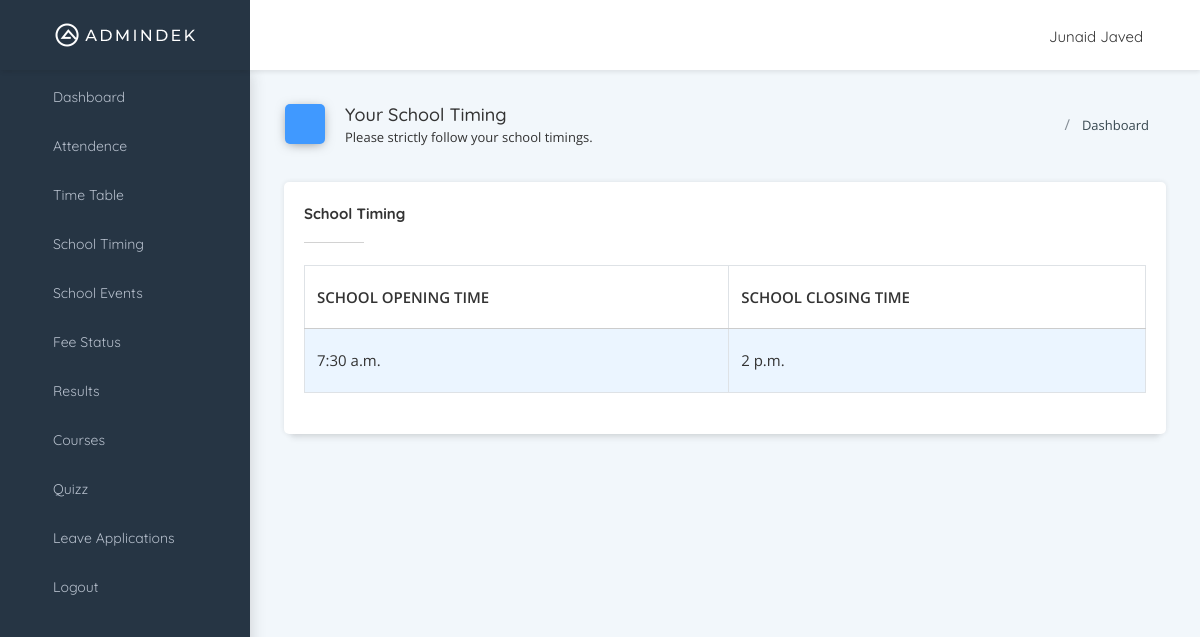
The app's page /school-timing/ (signed in) with its own data.
### users/models.py (models this page shows, shortened)
class User(AbstractBaseUser, PermissionsMixin):
    first_name = models.CharField(max_length=150)
    last_name = models.CharField(max_length=150)
    role = models.CharField(choices=ROLE_CHOICES,
                            max_length=15, default='Student')
    grade = models.ForeignKey(
        Grade, on_delete=models.SET_NULL, blank=True, null=True)
    created_date = models.DateTimeField(default=timezone.now)
    user_name = models.CharField(max_length=40, unique=True)
    email = models.EmailField(unique=True)
    is_staff = models.BooleanField(default=False)
    is_active = models.BooleanField(default=False)
    image = CloudinaryField('image', folder='avatars',
                            default=env('DEFAULT_AVATAR'))
    USERNAME_FIELD = 'user_name'
    REQUIRED_FIELDS = ['email', 'role', 'first_name', 'last_name', ]
    objects = CustomAccountManger()

### dashboard/models.py (models this page shows, shortened)
class School_timing(models.Model):
    start = models.TimeField()
    end = models.TimeField()

### users/decorators.py (the view)
        def wrapper_func(request, *args, **kwargs):
            if not request.user.is_authenticated:
                return redirect('login')
            if request.user.role in roles:
                return view_func(request, *args, **kwargs)
            else:
                logout(request)
                return redirect('login')

### dashboard/views.py (called while the page is built)
@allowed_only(roles=["Admin", 'Student'])
def school_timing_view(request):
    timing = School_timing.objects.get()
    context = {'table_title': 'School Timing',
               'timing': timing, 'bread_title': "Your School Timing", 'bread_icon': 'watch', 'bread_subtitle': "Please strictly follow your school timings."}
    return render(request, 'dashboard/timing.html', context)

### dashboard/templates/dashboard/timing.html
{% extends 'header.html' %} {% block title %} School Timing {% endblock %}
{% block breadcrumbs %} {% include 'breadcrumbs.html' %} {% endblock %}
{% block content %}
<div>
  <div class="row">
    <div class="col-sm-12">
      <div class="card">
        <div class="card-header">
          <h5>{{table_title}}</h5>
        </div>
        <div class="card-block">
          <div class="dt-responsive table-responsive">
            <table id="simpletable" class="table table-striped table-bordered nowrap">
              <thead>
                <tr>
                  <th>SCHOOL OPENING TIME</th>
                  <th>SCHOOL CLOSING TIME</th>
                </tr>
              </thead>
              <tbody>
                <tr>
                  <td>{{timing.start}}</td>
                  <td>{{timing.end}}</td>
                </tr>
              </tbody>
            </table>
          </div>
        </div>
      </div>
    </div>
  </div>
</div>
{% endblock content %}

### templates/navbar.html (shortened to what this page needs)
{% load static %} {% load cloudinary %}
<nav class="navbar header-navbar pcoded-header">
  <div class="navbar-wrapper">
    <div class="navbar-logo">
      <a href="{% url 'home' %}">
        <img class="img-fluid" src="{% static 'images/logo.png' %}" alt="Theme-Logo" />
      </a>
      <a class="mobile-menu" id="mobile-collapse" href="#!">
        <i class="feather icon-menu icon-toggle-right"></i>
      </a>
    </div>
    <div class="navbar-container container-fluid">
      <ul class="nav-left">
        <li>
          <a href="#!" onclick="if (!window.__cfRLUnblockHandlers) return false; javascript:toggleFullScreen()" class="waves-effect waves-light" data-cf-modified-d8424a08d31b5b8b406fded2-="">
            <i class="full-screen feather icon-maximize"></i>
          </a>
        </li>
      </ul>
      <ul class="nav-right no-select d-flex align-items-center mt-1">
        <li class="user-profile header-notification">
          <div class="dropdown-primary dropdown">
            <div class="dropdown-toggle" data-toggle="dropdown">
              <span>{{request.user.first_name}} {{request.user.last_name}}</span>
              <i class="feather icon-chevron-down"></i>
            </div>
          </div>
        </li>
      </ul>
    </div>
  </div>
</nav>

### static/styles/feather.css (style rules this page uses)
.feather { font-family:feather!important;speak:none;font-style:normal;font-weight:400;font-variant:normal;text-transform:none;line-height:1;-webkit-font-smoothing:antialiased;-moz-osx-font-smoothing:grayscale }
.icon-chevron-down:before { content:"\e842" }
.icon-menu:before { content:"\e88f" }
.icon-toggle-right:before { content:"\e8d9" }
.icon-maximize:before { content:"\e908" }

### static/styles/custom.css (style rules this page uses)
.no-select { -webkit-user-select: none; -moz-user-select: none; -ms-user-select: none; user-select: none; }

### records on screen
User: user.first_name "Junaid", user.last_name "Javed"
School_timing: start "7:30 a.m.", end "2 p.m."

### other values on screen
{{ bread_title }} "Your School Timing"
{{ bread_subtitle }} "Please strictly follow your school timings."
{{ table_title }} "School Timing"
